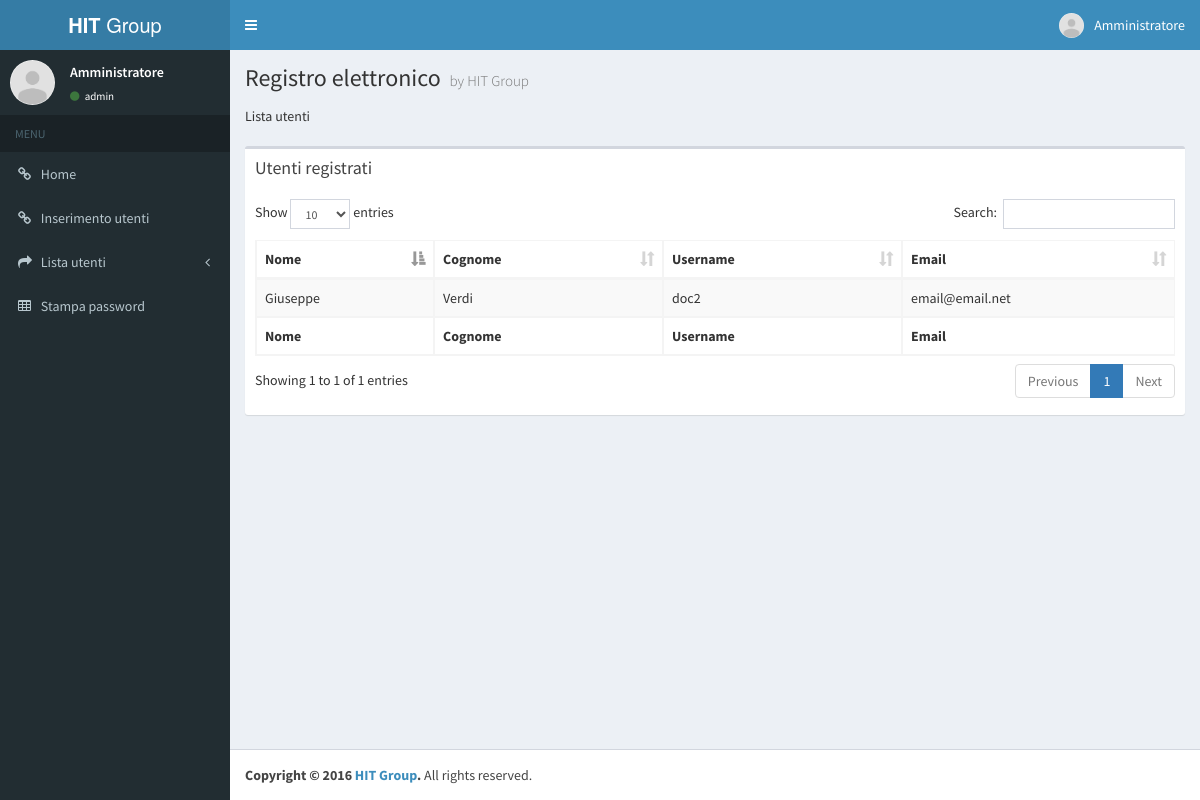
/?p=usrlist&show=doc (signed in), run on the app's committed database.
### tables this page shows
CREATE TABLE IF NOT EXISTS `utenti` (
  `id` int(11) NOT NULL AUTO_INCREMENT,
  `username` varchar(50) DEFAULT NULL,
  `nome` varchar(50) DEFAULT NULL,
  `cognome` varchar(50) DEFAULT NULL,
  `email` varchar(50) DEFAULT NULL,
  `ruolo` varchar(50) DEFAULT NULL,
  `scuola` varchar(50) DEFAULT NULL,
  `classe` int(11) DEFAULT NULL,
  `password` varchar(250) DEFAULT NULL,
  `temp_pwd` varchar(6) DEFAULT NULL,
  PRIMARY KEY (`id`),
  KEY `classe` (`classe`)
);

### include/nav/pagemanager.php (called while the page is built, shortened)
<?php
  if(isset($_GET["show"]))
    $show=htmlspecialchars($_GET["show"]);
  else
    $show="stu";
?>

### pages/usrlist.php (the view, shortened to what this page needs)
<?php
  echo "Lista utenti<br><br>";
  if($show=="all"){
    $conn = new mysqli($db_servername, $db_username, $db_password, $db_name);
    if ($conn->connect_error) {
         die("Connection failed: " . $conn->connect_error);
    }
    $sql = "SELECT * FROM utenti";
    $result = $conn->query($sql);
    echo '						<div class="box">
                  <div class="box-header">
                    <h3 class="box-title">Utenti registrati</h3>
                  </div>
                  <div class="box-body">
                    <table id="example1" class="table table-bordered table-striped">
                      <thead>
                      <tr>
                        <th>Nome</th>
                        <th>Cognome</th>
                        <th>Classe</th>
                        <th>Username</th>
                        <th>Email</th>
                        <th>Ruolo</th>
                      </tr>
                      </thead>
                      <tbody>
                      ';
    if ($result->num_rows > 0) {
         while($row = $result->fetch_assoc()) {
           $id=$row["ID"];
           echo '<tr id="usr';
           echo "$id";
           echo '">';
           echo "<td>". $row["nome"]. "</td>
                 <td>". $row["cognome"]. "</td>
                 <td>". $row["classe"]. "</td>
                 <td>". $row["username"] . "</td>
                 <td>". $row["email"] ."</td>
                 <td>". $row["ruolo"] ."</td>";
           echo "</tr>";
         }
    } else {
    }
    echo '</tbody>
        <tfoot>
        <tr>
          <th>Nome</th>
          <th>Cognome</th>
          <th>Classe</th>
          <th>Username</th>
          <th>Email</th>
          <th>Ruolo</th>
        </tr>
        </tfoot>
      </table>
    </div>
    </div>
    ';
    $conn->close();
  }elseif($show=="doc"){
    $conn = new mysqli($db_servername, $db_username, $db_password, $db_name);
    $sql = "SELECT * FROM utenti WHERE ruolo='docente'";
    $result = $conn->query($sql);
    echo '						<div class="box">
                  <div class="box-header">
                    <h3 class="box-title">Utenti registrati</h3>
                  </div>
                  <div class="box-body">
                    <table id="example1" class="table table-bordered table-striped">
                      <thead>
                      <tr>
                        <th>Nome</th>
                        <th>Cognome</th>
                        <th>Username</th>
                        <th>Email</th>
                      </tr>
                      </thead>
                      <tbody>
                      ';
    if ($result->num_rows > 0) {
         while($row = $result->fetch_assoc()) {
           echo "<tr>";
           echo "<td>". $row["nome"]. "</td>
                 <td>". $row["cognome"]. "</td>
                 <td>". $row["username"] . "</td>
                 <td>". $row["email"] ."</td>";
           echo "</tr>";
         }
    } else {
    }
    echo '</tbody>
        <tfoot>
        <tr>
          <th>Nome</th>
          <th>Cognome</th>
          <th>Username</th>
          <th>Email</th>
        </tr>
        </tfoot>
      </table>
    </div>
    </div>
    ';
  }
?>

### data on the page
utenti: nome "Giuseppe", cognome "Verdi", username "doc2", email "email@email.net"

### other printed values
$_SESSION["nomecompleto"] "Amministratore"
$_SESSION["username"] "admin"
